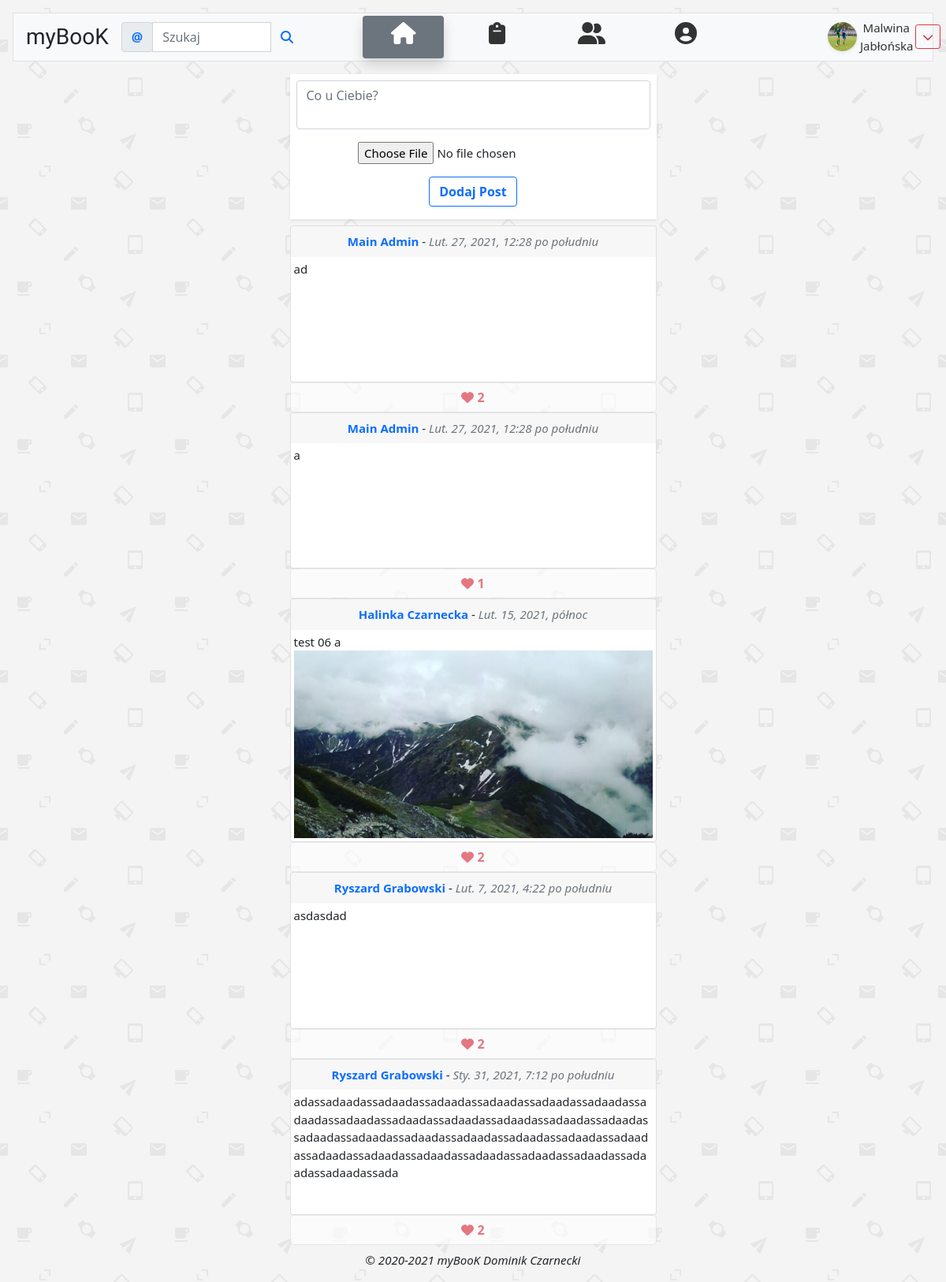
Page /feed/ (signed in) on the earlier database version.
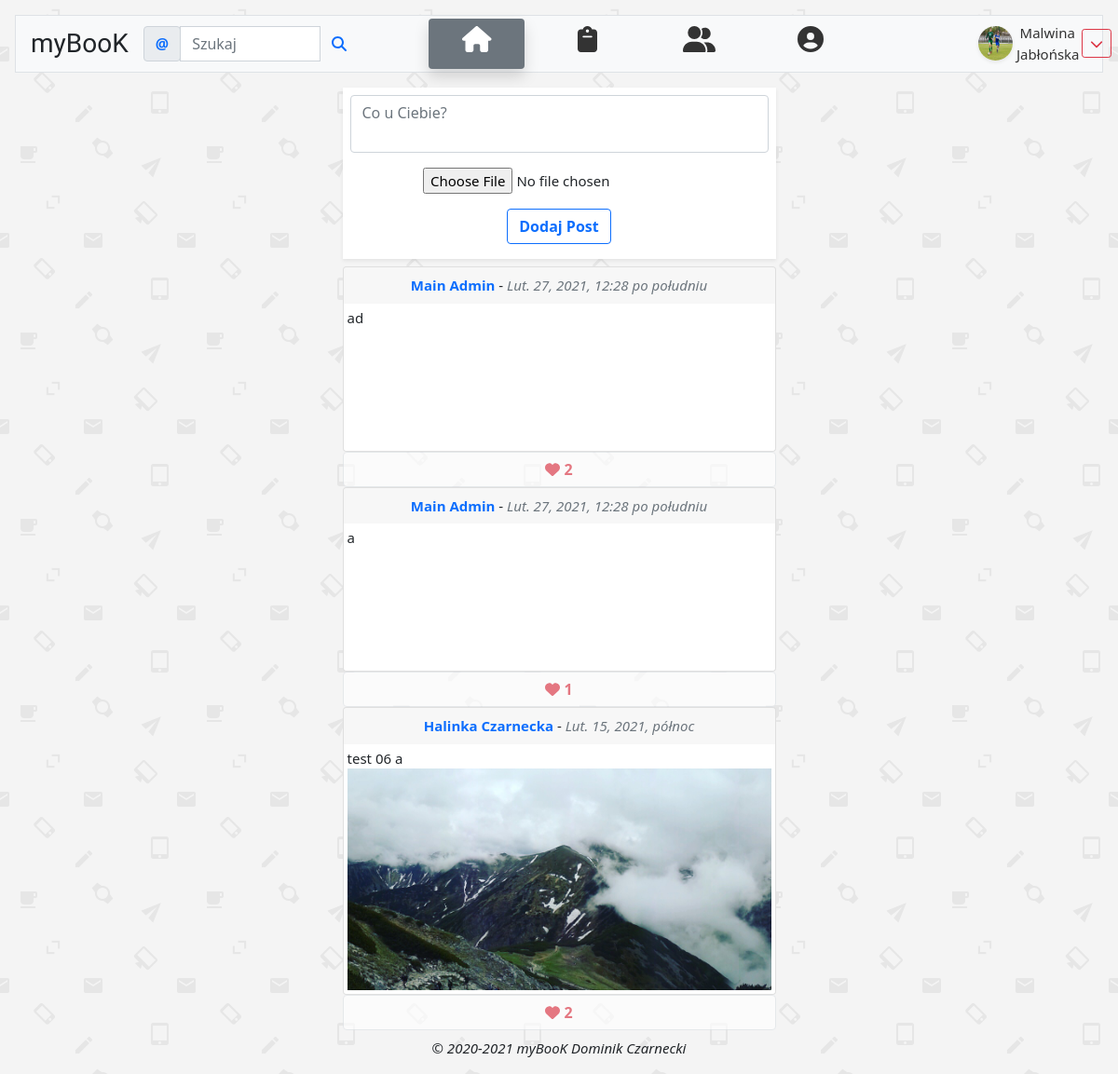
Same page on the later database version.
### feed/models.py (models this page shows, shortened)
class Post(models.Model):
    postAuthor = models.ForeignKey(User, default=None, blank=True, null=False, on_delete=models.CASCADE)
    postContent = models.TextField(verbose_name='', max_length=200)
    postDate = models.DateTimeField(default=timezone.now)
    postLikes = models.ManyToManyField(User, blank=True, related_name='postlikes')
    postImages = models.ImageField(null=True, blank=True, upload_to='images/%Y/%m/%d', verbose_name='')

### feed/views.py (the view, shortened to what this page needs)
# urls.py: path('', FollowersPosts.as_view(), name='followers-posts'),
@method_decorator(login_required, name='dispatch')
class FollowersPosts(View):
    @staticmethod
    def get(request, *args, **kwargs):
        formFollowersPost = PostCreateForm()
        followersPosts = Post.objects.filter(
            postAuthor__profile__followers__in=[request.user.id]
        ).order_by('-postDate')
        allUsers = Profile.objects.all()
        return render(request, 'feed/followersPosts.html', {
            'followersPosts': followersPosts,
            'form': formFollowersPost,
            'allUsers': allUsers,
        })

### feed/forms.py
class PostCreateForm(forms.ModelForm):
    class Meta:
        model = Post
        fields = ['postContent', 'postImages']
        postImages = forms.ImageField(),
        widgets = {
            'postContent': forms.Textarea(attrs={'class': 'form-control ',
                                                 'rows': '2',
                                                 'placeholder': "Co u Ciebie?",
                                                 'style': 'resize:none'
                                                 }),
        }

### feed/templates/feed/followersPosts.html (shortened to what this page needs)
{% extends "mainPage.html" %}
{% block content %}
    <div class="container ">
        <div class="mx-auto bg-white col-md-5    mb-2 ">
            <form class="fw-normal shadow-sm  p-2 mt-2" method="POST" enctype="multipart/form-data">
                {{ form.as_p }}
                <button class="btn  fw-bold  btn-outline-primary mb-2 ">Dodaj Post</button>
            </form>
        </div>
        {% for post in followersPosts %}
            <div class="col-md-5  mx-auto card
                    overflow-hidden" style="min-height:150px; max-height:500px">
                <div class="card-header border-0  ">
                    <a href="{% url 'userProfile' post.postAuthor.profile.pk %}">
                        <strong class="link-primary">
                            {{ post.postAuthor.get_full_name }} </strong></a> -
                    <em class="text-secondary "> {{ post.postDate }} </em>
                </div>
                <div class="img-thumbnail border-0 position-relative">
                    <div class=" card  border-0  text-start  "
                         style="min-height:150px; max-height:599px;">
                        {{ post.postContent }}
                        {% if post.postImages %}
                            <img src="{{ post.postImages.url }}" alt="img">
                        {% endif %}
                    </div>
                </div>
            </div>
            {% with allLikes=post.postLikes.count %}
                <button class=" disabled fw-bold btn bg-white  border  col-md-5 text-danger">
                    <i class="fas fa-heart"></i> {{ allLikes }}
                </button>
            {% endwith %}
        {% endfor %}
    </div>
    <footer class="bs-popover-bottom">
        <p class=" font-italic fw-light"><em> © 2020-2021 myBooK Dominik Czarnecki</em></p>
    </footer>
{% endblock %}

Differences in the rows shown:
removed Post: postAuthor.get_full_name "Ryszard Grabowski", postDate "Lut. 7, 2021, 4:22 po południu", postContent "asdasdad", postLikes.count "2"
removed Post: postAuthor.get_full_name "Ryszard Grabowski", postDate "Sty. 31, 2021, 7:12 po południu", postContent "adassadaadassadaadassadaadassadaadassadaadassadaadassadaadassadaadassadaadassadaadassadaadassadaadassadaadassadaadassadaadassadaadassadaadassadaadassadaadassadaadassadaadassadaadassadaadassadaadassadaadassadaadassadaadassadaadassada", postLikes.count "2"
